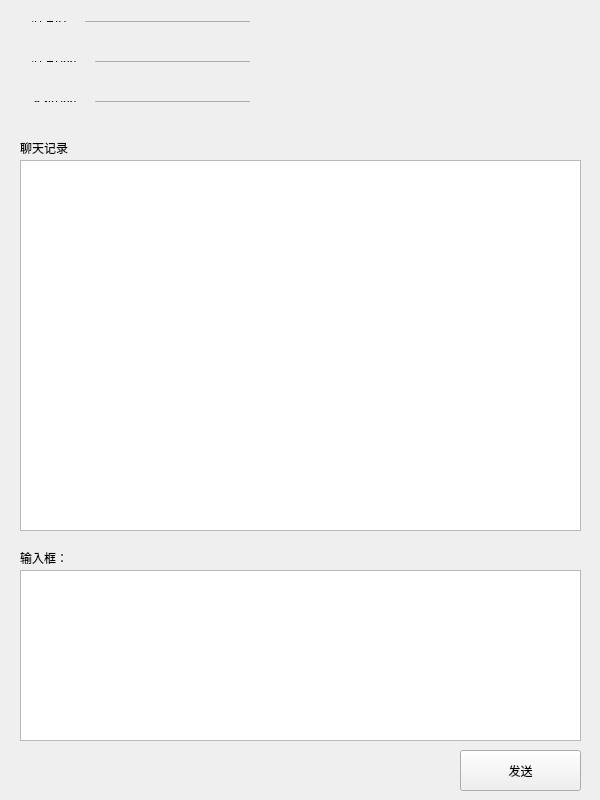
<?xml version="1.0" encoding="UTF-8"?>
<ui version="4.0">
 <class>Widget</class>
 <widget class="QWidget" name="Widget">
  <property name="geometry">
   <rect>
    <x>0</x>
    <y>0</y>
    <width>600</width>
    <height>800</height>
   </rect>
  </property>
  <property name="windowTitle">
   <string>Widget</string>
  </property>
  <widget class="QWidget" name="layoutWidget">
   <property name="geometry">
    <rect>
     <x>20</x>
     <y>50</y>
     <width>241</width>
     <height>23</height>
    </rect>
   </property>
   <layout class="QHBoxLayout" name="horizontalLayout_2">
    <item>
     <widget class="QLabel" name="label_2">
      <property name="text">
       <string>对方Port：</string>
      </property>
     </widget>
    </item>
    <item>
     <widget class="QLineEdit" name="lineEdit_2"/>
    </item>
   </layout>
  </widget>
  <widget class="QLabel" name="label_3">
   <property name="geometry">
    <rect>
     <x>20</x>
     <y>140</y>
     <width>72</width>
     <height>15</height>
    </rect>
   </property>
   <property name="text">
    <string>聊天记录</string>
   </property>
  </widget>
  <widget class="QTextEdit" name="textEdit">
   <property name="geometry">
    <rect>
     <x>20</x>
     <y>160</y>
     <width>561</width>
     <height>371</height>
    </rect>
   </property>
  </widget>
  <widget class="QLabel" name="label_4">
   <property name="geometry">
    <rect>
     <x>20</x>
     <y>550</y>
     <width>72</width>
     <height>15</height>
    </rect>
   </property>
   <property name="text">
    <string>输入框：</string>
   </property>
  </widget>
  <widget class="QTextEdit" name="textEdit_2">
   <property name="geometry">
    <rect>
     <x>20</x>
     <y>570</y>
     <width>561</width>
     <height>171</height>
    </rect>
   </property>
  </widget>
  <widget class="QPushButton" name="pushButton">
   <property name="geometry">
    <rect>
     <x>460</x>
     <y>750</y>
     <width>121</width>
     <height>41</height>
    </rect>
   </property>
   <property name="text">
    <string>发送</string>
   </property>
  </widget>
  <widget class="QWidget" name="layoutWidget_2">
   <property name="geometry">
    <rect>
     <x>20</x>
     <y>90</y>
     <width>241</width>
     <height>23</height>
    </rect>
   </property>
   <layout class="QHBoxLayout" name="horizontalLayout_3">
    <item>
     <widget class="QLabel" name="label_5">
      <property name="text">
       <string>本机Port：</string>
      </property>
     </widget>
    </item>
    <item>
     <widget class="QLineEdit" name="lineEdit_3"/>
    </item>
   </layout>
  </widget>
  <widget class="QWidget" name="">
   <property name="geometry">
    <rect>
     <x>20</x>
     <y>10</y>
     <width>241</width>
     <height>23</height>
    </rect>
   </property>
   <layout class="QHBoxLayout" name="horizontalLayout">
    <item>
     <widget class="QLabel" name="label">
      <property name="text">
       <string>对方IP：</string>
      </property>
     </widget>
    </item>
    <item>
     <widget class="QLineEdit" name="lineEdit"/>
    </item>
   </layout>
  </widget>
 </widget>
 <layoutdefault spacing="6" margin="11"/>
 <resources/>
 <connections/>
</ui>
